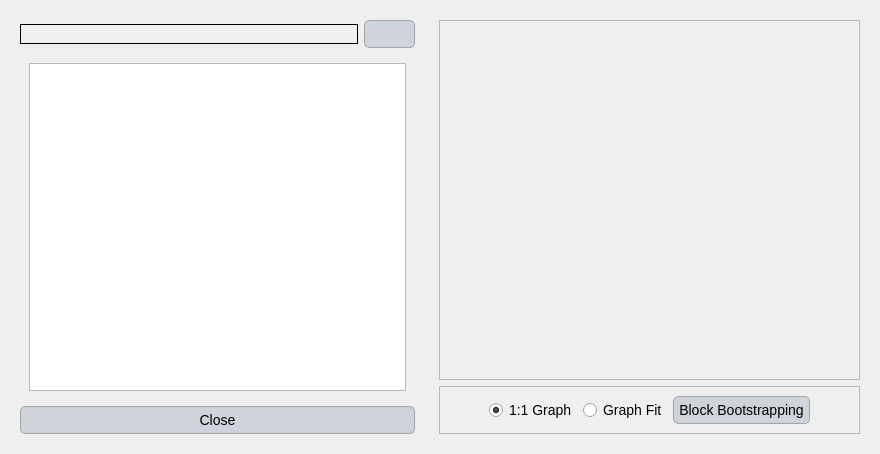
<?xml version="1.0" encoding="UTF-8"?>
<ui version="4.0">
 <class>Dialog</class>
 <widget class="QDialog" name="Dialog">
  <property name="geometry">
   <rect>
    <x>0</x>
    <y>0</y>
    <width>880</width>
    <height>443</height>
   </rect>
  </property>
  <property name="windowTitle">
   <string>Dialog</string>
  </property>
  <property name="styleSheet">
   <string notr="true">QLabel {
    font-family: 'Georgia'; /* Cambiar la fuente a Georgia */
    font-size: 16px; /* Cambiar el tamaño de la fuente */
    color: #000000; /* Color del texto (blanco) */
}

QLineEdit {
    font-family: 'Georgia'; /* Cambiar la fuente a Georgia */
    font-size: 14px; /* Cambiar el tamaño de la fuente */
    color: #000000; /* Color del texto (blanco) */
    background-color: #f0f0f0; /* Color de fondo del QLineEdit */
    border: 1px solid #000000; /* Borde blanco */
}

QComboBox {
    font-family: 'Georgia'; /* Cambiar la fuente a Georgia */
    font-size: 14px; /* Cambiar el tamaño de la fuente */
    color: #000000; /* Color del texto (blanco) */
    background-color: #cfd4da; /* Fondo oscuro del ComboBox */
}

QRadioButton {
    font-family: 'Georgia'; /* Cambiar la fuente a Georgia */
    font-size: 14px; /* Cambiar el tamaño de la fuente */
    color: #000000; /* Color del texto (blanco) */
}

QCheckBox {
    font-family: 'Georgia'; /* Cambiar la fuente a Georgia */
    font-size: 14px; /* Cambiar el tamaño de la fuente */
    color: #000000; /* Color del texto (blanco) */
}

/* Cambiar la fuente y estilo de los QPushButton */
QPushButton {
    font-family: 'Georgia'; /* Cambiar la fuente */
    font-size: 14px; /* Cambiar el tamaño de la fuente */
    color: #000000; /* Color del texto negro */
    background-color: #cfd4da; /* Fondo gris claro */
    border: 1px solid #a1a6ad; /* Borde gris medio */
    border-radius: 5px; /* Bordes redondeados */
    padding: 5px; /* Espaciado interno */
}

/* Estilo cuando el ratón pasa sobre el botón */
QPushButton:hover {
    color: #000000; /* Mantener el texto negro */
    background-color: #b7bcc3; /* Fondo gris un poco más oscuro al pasar el mouse */
}

/* Estilo cuando el botón está presionado */
QPushButton:pressed {
    background-color: #a6acb3; /* Fondo ligeramente más oscuro al presionar */
    color: #000000; /* Mantener el texto negro cuando se presiona */
}



/* Estilo general para QTableWidget y QTableView */
QTableWidget, QTableView {
    font-family: 'Georgia'; /* Cambiar la fuente a Georgia */
    font-size: 14px; /* Tamaño de la fuente */
    color: #000000; /* Color del texto negro */
    background-color: #e6e9ed; /* Fondo gris claro para la tabla */
    gridline-color: #a1a6ad; /* Color de las líneas de la tabla (gris medio) */
    selection-background-color: #b7bcc3; /* Color de fondo cuando se selecciona una celda (gris suave) */
    selection-color: #000000; /* Color del texto cuando la celda está seleccionada (negro) */
}

/* Estilo para el encabezado horizontal de la tabla */
QHeaderView::section {
    font-family: 'Georgia'; /* Cambiar la fuente a Georgia */
    font-size: 14px; /* Tamaño de la fuente */
    color: #000000; /* Color del texto negro */
    background-color: #cfd4da; /* Fondo gris claro del encabezado */
    border: 1px solid #a1a6ad; /* Borde gris medio entre las secciones */
    padding: 4px; /* Espaciado interno en el encabezado */
}

/* Estilo para las celdas de la tabla al pasar el mouse */
QTableWidget::item:hover, QTableView::item:hover {
    background-color: #b7bcc3; /* Fondo gris suave al pasar el mouse */
    color: #000000; /* Mantener el texto negro */
}

/* Estilo para las celdas cuando están seleccionadas */
QTableWidget::item:selected, QTableView::item:selected {
    background-color: #a6acb3; /* Fondo gris intermedio cuando está seleccionado */
    color: #000000; /* Texto negro cuando está seleccionado */
}

/* Ajustar el tamaño de las celdas */
QTableWidget::item, QTableView::item {
    padding: 4px; /* Espaciado interno de las celdas */
}

/* Estilo para el borde inferior de la tabla */
QTableCornerButton::section {
    background-color: #cfd4da; /* Fondo del botón de esquina */
    border: 1px solid #a1a6ad; /* Borde gris medio del botón de esquina */
}</string>
  </property>
  <layout class="QGridLayout" name="gridLayout_4">
   <item row="0" column="0">
    <widget class="QFrame" name="frame_2">
     <property name="minimumSize">
      <size>
       <width>300</width>
       <height>0</height>
      </size>
     </property>
     <property name="frameShape">
      <enum>QFrame::NoFrame</enum>
     </property>
     <property name="frameShadow">
      <enum>QFrame::Raised</enum>
     </property>
     <layout class="QGridLayout" name="gridLayout_2">
      <item row="0" column="0">
       <layout class="QHBoxLayout" name="horizontalLayout">
        <item>
         <widget class="QLineEdit" name="results"/>
        </item>
        <item>
         <widget class="QPushButton" name="browse">
          <property name="text">
           <string/>
          </property>
         </widget>
        </item>
       </layout>
      </item>
      <item row="1" column="0">
       <widget class="QScrollArea" name="scrollArea">
        <property name="frameShape">
         <enum>QFrame::NoFrame</enum>
        </property>
        <property name="widgetResizable">
         <bool>true</bool>
        </property>
        <widget class="QWidget" name="scrollAreaWidgetContents">
         <property name="geometry">
          <rect>
           <x>0</x>
           <y>0</y>
           <width>391</width>
           <height>335</height>
          </rect>
         </property>
         <layout class="QGridLayout" name="gridLayout">
          <item row="0" column="0">
           <widget class="QTextEdit" name="textEdit"/>
          </item>
         </layout>
        </widget>
       </widget>
      </item>
      <item row="2" column="0">
       <widget class="QPushButton" name="pushButton_3">
        <property name="text">
         <string>Close</string>
        </property>
       </widget>
      </item>
     </layout>
    </widget>
   </item>
   <item row="0" column="1">
    <widget class="QFrame" name="frame_3">
     <property name="frameShape">
      <enum>QFrame::NoFrame</enum>
     </property>
     <property name="frameShadow">
      <enum>QFrame::Raised</enum>
     </property>
     <layout class="QGridLayout" name="gridLayout_3">
      <item row="0" column="0">
       <widget class="QFrame" name="frame">
        <property name="minimumSize">
         <size>
          <width>400</width>
          <height>360</height>
         </size>
        </property>
        <property name="frameShape">
         <enum>QFrame::StyledPanel</enum>
        </property>
        <property name="frameShadow">
         <enum>QFrame::Raised</enum>
        </property>
       </widget>
      </item>
      <item row="1" column="0">
       <widget class="QFrame" name="frame_4">
        <property name="frameShape">
         <enum>QFrame::StyledPanel</enum>
        </property>
        <property name="frameShadow">
         <enum>QFrame::Raised</enum>
        </property>
        <layout class="QGridLayout" name="gridLayout_5">
         <item row="0" column="4">
          <spacer name="horizontalSpacer_2">
           <property name="orientation">
            <enum>Qt::Horizontal</enum>
           </property>
           <property name="sizeHint" stdset="0">
            <size>
             <width>40</width>
             <height>20</height>
            </size>
           </property>
          </spacer>
         </item>
         <item row="0" column="1">
          <widget class="QRadioButton" name="one_one">
           <property name="text">
            <string>1:1 Graph</string>
           </property>
           <property name="checked">
            <bool>true</bool>
           </property>
          </widget>
         </item>
         <item row="0" column="0">
          <spacer name="horizontalSpacer">
           <property name="orientation">
            <enum>Qt::Horizontal</enum>
           </property>
           <property name="sizeHint" stdset="0">
            <size>
             <width>40</width>
             <height>20</height>
            </size>
           </property>
          </spacer>
         </item>
         <item row="0" column="2">
          <widget class="QRadioButton" name="graph_fit">
           <property name="text">
            <string>Graph Fit</string>
           </property>
          </widget>
         </item>
         <item row="0" column="3">
          <widget class="QPushButton" name="bootstraping">
           <property name="text">
            <string>Block Bootstrapping</string>
           </property>
          </widget>
         </item>
        </layout>
       </widget>
      </item>
     </layout>
    </widget>
   </item>
  </layout>
 </widget>
 <resources/>
 <connections/>
</ui>
